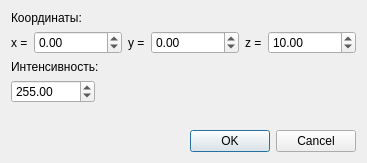
<?xml version="1.0" encoding="UTF-8"?>
<ui version="4.0">
 <class>AddLightDialog</class>
 <widget class="QDialog" name="AddLightDialog">
  <property name="geometry">
   <rect>
    <x>0</x>
    <y>0</y>
    <width>322</width>
    <height>163</height>
   </rect>
  </property>
  <property name="windowTitle">
   <string>Добавить источник света</string>
  </property>
  <layout class="QVBoxLayout" name="verticalLayout">
   <item>
    <widget class="QLabel" name="label">
     <property name="text">
      <string>Координаты:</string>
     </property>
    </widget>
   </item>
   <item>
    <layout class="QHBoxLayout" name="horizontalLayout">
     <item>
      <widget class="QLabel" name="label_2">
       <property name="sizePolicy">
        <sizepolicy hsizetype="Maximum" vsizetype="Preferred">
         <horstretch>0</horstretch>
         <verstretch>0</verstretch>
        </sizepolicy>
       </property>
       <property name="text">
        <string>x =</string>
       </property>
      </widget>
     </item>
     <item>
      <widget class="QDoubleSpinBox" name="xSpin">
       <property name="minimum">
        <double>-100000.000000000000000</double>
       </property>
       <property name="maximum">
        <double>100000.000000000000000</double>
       </property>
       <property name="singleStep">
        <double>10.000000000000000</double>
       </property>
      </widget>
     </item>
     <item>
      <widget class="QLabel" name="label_3">
       <property name="sizePolicy">
        <sizepolicy hsizetype="Maximum" vsizetype="Preferred">
         <horstretch>0</horstretch>
         <verstretch>0</verstretch>
        </sizepolicy>
       </property>
       <property name="text">
        <string>y =</string>
       </property>
      </widget>
     </item>
     <item>
      <widget class="QDoubleSpinBox" name="ySpin">
       <property name="minimum">
        <double>-100000.000000000000000</double>
       </property>
       <property name="maximum">
        <double>100000.000000000000000</double>
       </property>
       <property name="singleStep">
        <double>10.000000000000000</double>
       </property>
      </widget>
     </item>
     <item>
      <widget class="QLabel" name="label_4">
       <property name="sizePolicy">
        <sizepolicy hsizetype="Maximum" vsizetype="Preferred">
         <horstretch>0</horstretch>
         <verstretch>0</verstretch>
        </sizepolicy>
       </property>
       <property name="text">
        <string>z =</string>
       </property>
      </widget>
     </item>
     <item>
      <widget class="QDoubleSpinBox" name="zSpin">
       <property name="minimum">
        <double>-100000.000000000000000</double>
       </property>
       <property name="maximum">
        <double>100000.000000000000000</double>
       </property>
       <property name="singleStep">
        <double>10.000000000000000</double>
       </property>
       <property name="value">
        <double>10.000000000000000</double>
       </property>
      </widget>
     </item>
    </layout>
   </item>
   <item>
    <widget class="QLabel" name="label_5">
     <property name="sizePolicy">
      <sizepolicy hsizetype="Maximum" vsizetype="Preferred">
       <horstretch>0</horstretch>
       <verstretch>0</verstretch>
      </sizepolicy>
     </property>
     <property name="text">
      <string>Интенсивность:</string>
     </property>
    </widget>
   </item>
   <item>
    <widget class="QDoubleSpinBox" name="intensivitySpin">
     <property name="sizePolicy">
      <sizepolicy hsizetype="Maximum" vsizetype="Fixed">
       <horstretch>0</horstretch>
       <verstretch>0</verstretch>
      </sizepolicy>
     </property>
     <property name="minimumSize">
      <size>
       <width>80</width>
       <height>0</height>
      </size>
     </property>
     <property name="minimum">
      <double>0.010000000000000</double>
     </property>
     <property name="maximum">
      <double>100000.000000000000000</double>
     </property>
     <property name="singleStep">
      <double>0.100000000000000</double>
     </property>
     <property name="value">
      <double>255.000000000000000</double>
     </property>
    </widget>
   </item>
   <item>
    <spacer name="verticalSpacer">
     <property name="orientation">
      <enum>Qt::Vertical</enum>
     </property>
     <property name="sizeHint" stdset="0">
      <size>
       <width>20</width>
       <height>40</height>
      </size>
     </property>
    </spacer>
   </item>
   <item>
    <widget class="QDialogButtonBox" name="buttonBox">
     <property name="orientation">
      <enum>Qt::Horizontal</enum>
     </property>
     <property name="standardButtons">
      <set>QDialogButtonBox::Cancel|QDialogButtonBox::Ok</set>
     </property>
    </widget>
   </item>
  </layout>
 </widget>
 <resources/>
 <connections/>
</ui>
